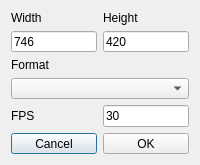
<?xml version="1.0" encoding="UTF-8"?>
<ui version="4.0">
 <class>ChangeParams</class>
 <widget class="QDialog" name="ChangeParams">
  <property name="geometry">
   <rect>
    <x>0</x>
    <y>0</y>
    <width>200</width>
    <height>165</height>
   </rect>
  </property>
  <property name="minimumSize">
   <size>
    <width>200</width>
    <height>165</height>
   </size>
  </property>
  <property name="maximumSize">
   <size>
    <width>200</width>
    <height>165</height>
   </size>
  </property>
  <property name="windowTitle">
   <string>Change params</string>
  </property>
  <layout class="QGridLayout" name="gridLayout">
   <item row="4" column="0">
    <widget class="QLabel" name="label_4">
     <property name="sizePolicy">
      <sizepolicy hsizetype="Preferred" vsizetype="Fixed">
       <horstretch>0</horstretch>
       <verstretch>0</verstretch>
      </sizepolicy>
     </property>
     <property name="text">
      <string>FPS</string>
     </property>
    </widget>
   </item>
   <item row="0" column="0">
    <widget class="QLabel" name="label">
     <property name="sizePolicy">
      <sizepolicy hsizetype="Preferred" vsizetype="Fixed">
       <horstretch>0</horstretch>
       <verstretch>0</verstretch>
      </sizepolicy>
     </property>
     <property name="text">
      <string>Width</string>
     </property>
    </widget>
   </item>
   <item row="1" column="1">
    <widget class="QLineEdit" name="heightEdit">
     <property name="text">
      <string>420</string>
     </property>
    </widget>
   </item>
   <item row="0" column="1">
    <widget class="QLabel" name="label_2">
     <property name="sizePolicy">
      <sizepolicy hsizetype="Preferred" vsizetype="Fixed">
       <horstretch>0</horstretch>
       <verstretch>0</verstretch>
      </sizepolicy>
     </property>
     <property name="text">
      <string>Height</string>
     </property>
    </widget>
   </item>
   <item row="1" column="0">
    <widget class="QLineEdit" name="widthEdit">
     <property name="text">
      <string>746</string>
     </property>
    </widget>
   </item>
   <item row="2" column="0" colspan="2">
    <widget class="QLabel" name="label_3">
     <property name="sizePolicy">
      <sizepolicy hsizetype="Preferred" vsizetype="Fixed">
       <horstretch>0</horstretch>
       <verstretch>0</verstretch>
      </sizepolicy>
     </property>
     <property name="text">
      <string>Format</string>
     </property>
    </widget>
   </item>
   <item row="3" column="0" colspan="2">
    <widget class="QComboBox" name="formatsComboBox"/>
   </item>
   <item row="4" column="1">
    <widget class="QLineEdit" name="fpsEdit">
     <property name="text">
      <string>30</string>
     </property>
    </widget>
   </item>
   <item row="5" column="0">
    <widget class="QPushButton" name="cancelButton">
     <property name="text">
      <string>Cancel</string>
     </property>
    </widget>
   </item>
   <item row="5" column="1">
    <widget class="QPushButton" name="okButton">
     <property name="text">
      <string>OK</string>
     </property>
    </widget>
   </item>
  </layout>
 </widget>
 <resources/>
 <connections/>
</ui>
